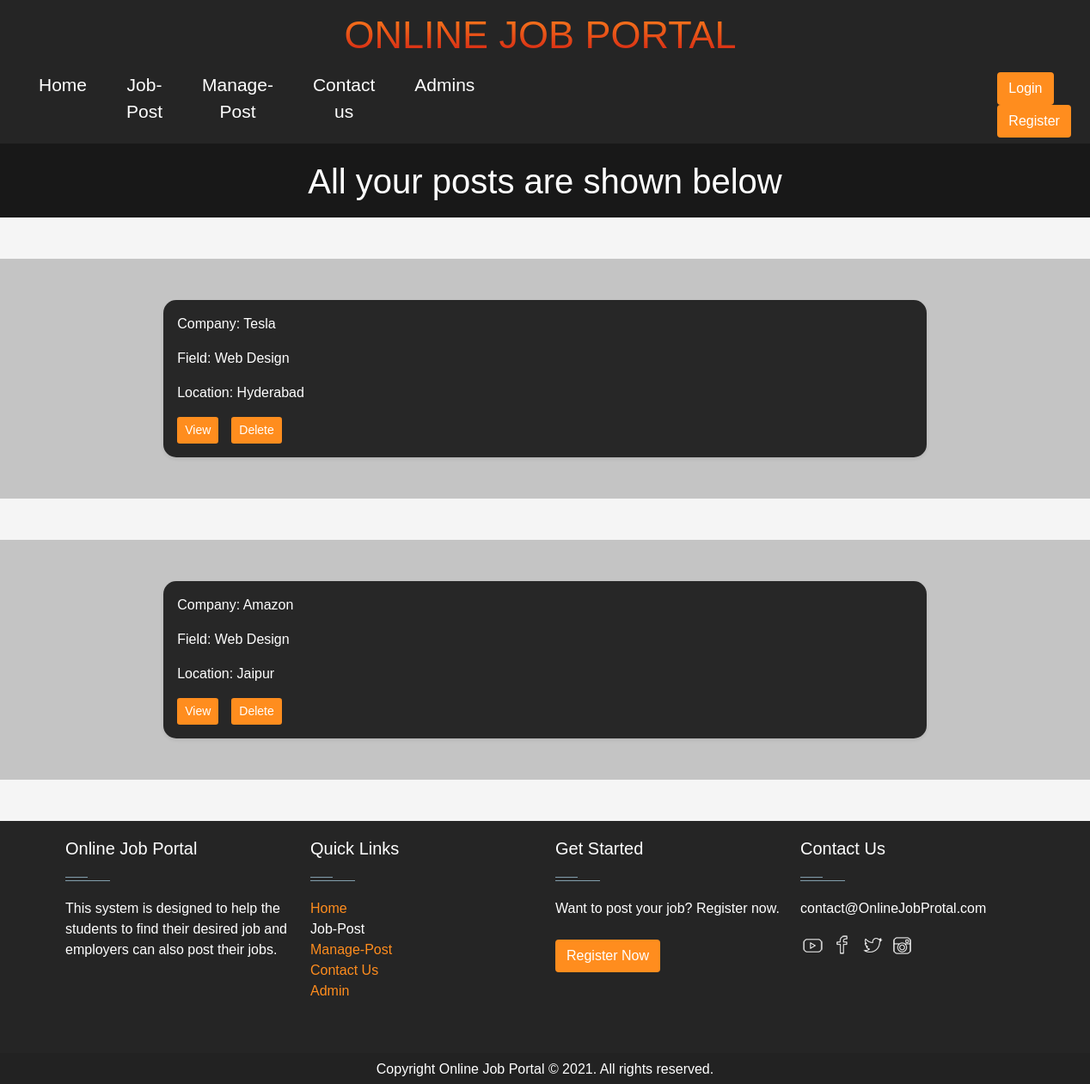
The page /manage_post/15/ on the database its author committed.
### djapp/models.py (models this page shows, shortened)
class jobPost(models.Model):
    person = models.ForeignKey(User, on_delete=models.CASCADE)
    company = models.CharField(max_length=20)
    position = models.CharField(max_length=20)
    location = models.CharField(max_length=20)
    salaryL = models.PositiveIntegerField()
    salaryH = models.PositiveIntegerField()
    min_exp = models.CharField(max_length=20)
    description = models.TextField()
    qualification = models.TextField()
    resume = models.CharField(max_length=200)
    category = models.CharField(max_length=20, default="coding")

### djapp/views.py (the view)
# urls.py: path('manage_post/<str:pk>/', views.manage_post, name='manage_post'),
def manage_post(request, pk):
    curr_user = request.user
    current_user = User.objects.get(id=pk)
    current_user_info = userInfo.objects.get(member_id=pk)
    curr_user_post = jobPost.objects.filter(person_id=pk)
    context = {'curr_user_post': curr_user_post,
               'current_user': current_user, 'current_user_info': current_user_info}
    return render(request, 'job/managePost.html', context)

### templates/job/managePost.html (shortened to what this page needs)
{% extends 'base.html' %}
{% block body %}
<div class="heading">
    <h1 style="margin-top: 10px;">All your posts are shown below</h1>
</div>
<div class="MB">
    <main>
        {% for curr_post in curr_user_post %}
        <div class="album py-5 my-5">
            <center>
                <div class="col" style="width: 70%; text-align: left;">
                    <div class="card">
                        <div class="card-body shadow-sm" style="color: white;">
                            <p class="card-text">
                                Company: {{curr_post.company}}
                            </p>
                            <p class="card-text">
                                Field: {{curr_post.category}}
                            </p>
                            <p class="card-text">
                                Location: {{curr_post.location}}
                            </p>
                            <div class="d-flex justify-content-between align-items-center">
                                <div class="btn-group">
                                    <a href="{% url 'detail_post' curr_post.id %}"><button type="button"
                                            class="btn btn-sm">
                                            View
                                        </button></a>
                                    <a href="{% url 'delete_post' curr_post.id %}">
                                        <button type="button" class="btn btn-sm " style="margin-left: 15px;">
                                            Delete
                                        </button></a>
                                </div>
                            </div>
                        </div>
                    </div>
            </center>
        </div>
    </main>
</div>
{% endfor %}
{% endblock body %}

### templates/base.html (style rules this page uses)
.btn { background-color: #ff8d1e; color: #fff; }

### templates/job/managePost.html (style rules this page uses)
body { background: #f5f5f5; font-family: sans-serif; }
a { text-decoration: none; color: white; }
.album { background-color: rgb(0, 0, 0, 0.2); margin: auto; color: #ffffff; padding: 10px 0px 10px 0px; text-align: center; }
.card { background: -webkit-gradient(linear, left top, left bottom, color-stop(0.05, rgb(0, 0, 0, 0)), color-stop(1, rgb(0, 0, 0, 0))); color: red; border: 3px rgb(0, 0, 0, 0.2); }
.card-body { background-color: rgb(0, 0, 0, 0.8); border-radius: 15px; }
.heading { background-color: rgb(0, 0, 0, 0.9); margin: auto; color: #ffffff; padding: 10px 0px 10px 0px; text-align: center; }

### rows shown on the page
jobPost: company "Tesla", category "Web Design", location "Hyderabad"
jobPost: company "Amazon", category "Web Design", location "Jaipur"
